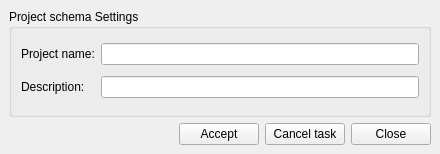
<?xml version="1.0" encoding="UTF-8"?>
<ui version="4.0">
 <class>dlg_admin_auditdbproject</class>
 <widget class="QMainWindow" name="dlg_admin_auditdbproject">
  <property name="geometry">
   <rect>
    <x>0</x>
    <y>0</y>
    <width>440</width>
    <height>154</height>
   </rect>
  </property>
  <property name="windowTitle">
   <string>Create project</string>
  </property>
  <widget class="QWidget" name="centralwidget">
   <layout class="QGridLayout" name="gridLayout">
    <item row="0" column="0" colspan="5">
     <widget class="QGroupBox" name="grb_projectschema">
      <property name="title">
       <string>Project schema Settings</string>
      </property>
      <layout class="QGridLayout" name="gridLayout_2">
       <item row="3" column="1">
        <widget class="QLineEdit" name="project_descript"/>
       </item>
       <item row="3" column="0">
        <widget class="QLabel" name="lbl_descript">
         <property name="layoutDirection">
          <enum>Qt::LeftToRight</enum>
         </property>
         <property name="text">
          <string>Description:</string>
         </property>
         <property name="alignment">
          <set>Qt::AlignJustify|Qt::AlignVCenter</set>
         </property>
        </widget>
       </item>
       <item row="2" column="0">
        <widget class="QLabel" name="lbl_project_name">
         <property name="layoutDirection">
          <enum>Qt::LeftToRight</enum>
         </property>
         <property name="text">
          <string>Project name:</string>
         </property>
         <property name="alignment">
          <set>Qt::AlignLeading|Qt::AlignLeft|Qt::AlignVCenter</set>
         </property>
        </widget>
       </item>
       <item row="2" column="1">
        <widget class="QLineEdit" name="project_name"/>
       </item>
      </layout>
      <zorder>project_name</zorder>
      <zorder>lbl_descript</zorder>
      <zorder>lbl_project_name</zorder>
      <zorder>project_descript</zorder>
     </widget>
    </item>
    <item row="4" column="0" colspan="5">
     <layout class="QGridLayout" name="lyt_buttons">
      <item row="0" column="0">
       <widget class="QLabel" name="lbl_time">
        <property name="text">
         <string/>
        </property>
       </widget>
      </item>
      <item row="0" column="1">
       <spacer name="horizontalSpacer">
        <property name="orientation">
         <enum>Qt::Horizontal</enum>
        </property>
        <property name="sizeHint" stdset="0">
         <size>
          <width>40</width>
          <height>20</height>
         </size>
        </property>
       </spacer>
      </item>
      <item row="0" column="2">
       <widget class="QPushButton" name="btn_accept">
        <property name="text">
         <string>Accept</string>
        </property>
       </widget>
      </item>
      <item row="0" column="3">
       <widget class="QPushButton" name="btn_cancel_task">
        <property name="text">
         <string>Cancel task</string>
        </property>
       </widget>
      </item>
      <item row="0" column="4">
       <widget class="QPushButton" name="btn_close">
        <property name="text">
         <string>Close</string>
        </property>
       </widget>
      </item>
     </layout>
    </item>
   </layout>
  </widget>
  <action name="actionCreate_Sample">
   <property name="text">
    <string>Create Sample</string>
   </property>
  </action>
  <action name="actionCreate_Sample_Dev">
   <property name="text">
    <string>Create Sample Dev</string>
   </property>
  </action>
 </widget>
 <tabstops>
  <tabstop>project_name</tabstop>
  <tabstop>project_descript</tabstop>
  <tabstop>btn_accept</tabstop>
  <tabstop>btn_cancel_task</tabstop>
  <tabstop>btn_close</tabstop>
 </tabstops>
 <resources/>
 <connections/>
</ui>
